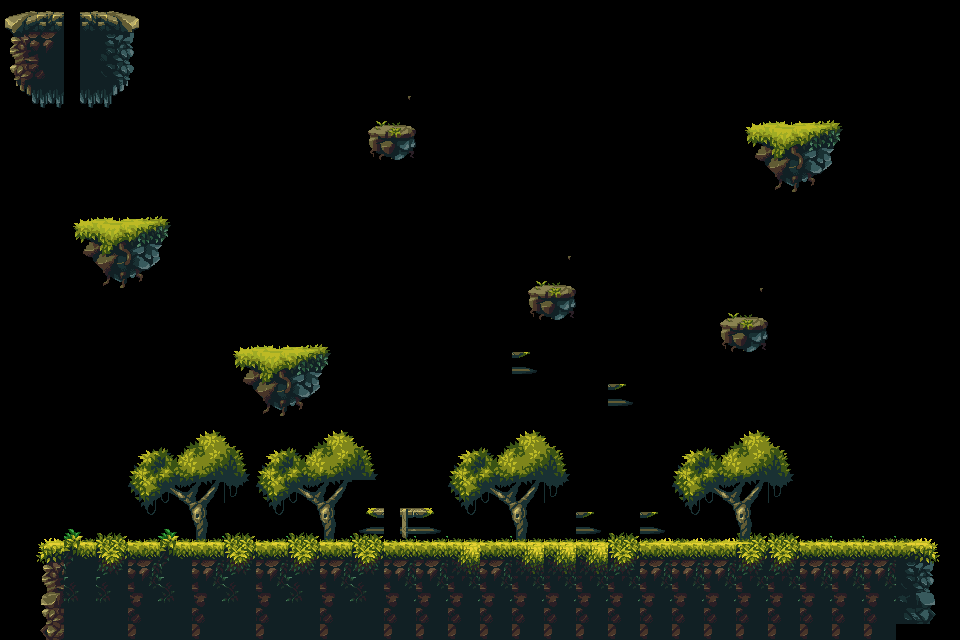

Rendered tile map (Tiled .tmx) drawn with the repository's tilesets; below, a short description and the full map source, tile grids included:
An orthogonal 30x20 tile map with 32x32 px tiles, 2 tile layers (1, 2).

<map version="1.10" tiledversion="1.10.2" orientation="orthogonal" renderorder="right-down" width="30" height="20" tilewidth="32" tileheight="32" infinite="0" nextlayerid="3" nextobjectid="1">
 <editorsettings>
  <export target="test_project..tmx" format="tmx" />
 </editorsettings>
 <tileset firstgid="1" source="tilesetset.tsx" />
 <layer id="1" name="1" width="30" height="20">
  <data encoding="csv">
0,0,0,0,0,0,0,0,0,0,0,0,0,0,0,0,0,0,0,0,0,0,0,0,0,0,0,0,0,0,
0,0,0,0,0,0,0,0,0,0,0,0,0,0,0,0,0,0,0,0,0,0,0,0,0,0,0,0,0,0,
0,0,0,0,0,0,0,0,0,0,0,0,0,0,0,0,0,0,0,0,0,0,0,0,0,0,0,0,0,0,
0,0,0,0,0,0,0,0,0,0,0,0,0,0,0,0,0,0,0,0,0,0,0,0,0,0,0,0,0,0,
0,0,0,0,0,0,0,0,0,0,0,0,0,0,0,0,0,0,0,0,0,0,0,0,0,0,0,0,0,0,
0,0,0,0,0,0,0,0,0,0,0,0,0,0,0,0,0,0,0,0,0,0,0,0,0,0,0,0,0,0,
0,0,0,0,0,0,0,0,0,0,0,0,0,0,0,0,0,0,0,0,0,0,0,0,0,0,0,0,0,0,
0,0,0,0,0,0,0,0,0,0,0,0,0,0,0,0,0,0,0,0,0,0,0,0,0,0,0,0,0,0,
0,0,0,0,0,0,0,0,0,0,0,0,0,0,0,0,0,0,0,0,0,0,0,0,0,0,0,0,0,0,
0,0,0,0,0,0,0,0,0,0,0,0,0,0,0,0,0,0,0,0,0,0,0,0,0,0,0,0,0,0,
0,0,0,0,0,0,0,0,0,0,0,0,0,0,0,0,0,0,0,0,0,0,0,0,0,0,0,0,0,0,
0,0,0,0,0,0,0,0,0,0,0,0,0,0,0,0,0,0,0,0,0,0,0,0,0,0,0,0,0,0,
0,0,0,0,0,0,0,0,0,0,0,0,0,0,0,0,0,0,0,0,0,0,0,0,0,0,0,0,0,0,
0,0,0,0,0,0,0,0,0,0,0,0,0,0,0,0,0,0,0,0,0,0,0,0,0,0,0,0,0,0,
0,0,0,0,0,0,0,0,0,0,0,0,0,0,0,0,0,0,0,0,0,0,0,0,0,0,0,0,0,0,
0,0,0,0,0,0,0,0,0,0,0,0,0,0,0,0,0,0,0,0,0,0,0,0,0,0,0,0,0,0,
0,147,149,154,148,149,148,154,148,154,148,154,148,148,152,148,152,152,152,154,162,162,162,154,154,148,148,148,162,163,
0,176,178,183,177,178,177,183,177,183,177,183,177,177,181,177,181,181,181,183,177,177,177,183,183,177,177,177,191,192,
0,205,207,207,206,207,206,207,206,207,206,207,206,206,206,206,206,206,206,206,206,206,206,206,206,206,206,206,220,221,
0,234,236,236,235,236,235,236,235,236,235,236,235,235,235,235,235,235,235,235,235,235,235,235,235,235,235,235,249,250
</data>
 </layer>
 <layer id="2" name="2" width="30" height="20">
  <data encoding="csv">
40,41,43,44,45,0,0,0,0,0,0,0,0,0,0,0,0,0,0,0,0,0,0,0,0,0,0,0,0,0,
69,70,72,73,74,0,0,0,0,0,0,0,0,0,0,0,0,0,0,0,0,0,0,0,0,0,0,0,0,0,
98,99,101,102,103,0,0,0,0,0,0,0,0,0,0,0,0,0,0,0,0,0,0,0,0,0,0,0,0,0,
127,128,130,131,132,0,0,0,0,0,0,89,90,0,0,0,0,0,0,0,0,0,0,2,3,4,5,0,0,0,
0,0,0,0,0,0,0,0,0,0,0,118,119,0,0,0,0,0,0,0,0,0,0,31,32,33,34,0,0,0,
0,0,0,0,0,0,0,0,0,0,0,0,0,0,0,0,0,0,0,0,0,0,0,60,61,62,63,0,0,0,
0,0,2,3,4,5,0,0,0,0,0,0,0,0,0,0,0,0,0,0,0,0,0,0,0,0,0,0,0,0,
0,0,31,32,33,34,0,0,0,0,0,0,0,0,0,0,0,0,0,0,0,0,0,0,0,0,0,0,0,0,
0,0,60,61,62,63,0,0,0,0,0,0,0,0,0,0,89,90,0,0,0,0,0,0,0,0,0,0,0,0,
0,0,0,0,0,0,0,0,0,0,0,0,0,0,0,0,118,119,0,0,0,0,89,90,0,0,0,0,0,0,
0,0,0,0,0,0,0,2,3,4,5,0,0,0,0,0,0,0,0,0,0,0,118,119,0,0,0,0,0,0,
0,0,0,0,0,0,0,31,32,33,34,0,0,0,0,0,197,0,0,0,0,0,0,0,0,0,0,0,0,0,
0,0,0,0,0,0,0,60,61,62,63,0,0,0,0,0,0,0,0,197,0,0,0,0,0,0,0,0,0,0,
0,0,0,0,36,37,38,39,36,37,38,39,0,0,36,37,38,39,0,0,0,36,37,38,39,0,0,0,0,0,
0,0,0,0,65,66,67,68,65,66,67,68,0,0,65,66,67,68,0,0,0,65,66,67,68,0,0,0,0,0,
0,0,0,0,94,95,96,97,94,95,96,164,167,168,94,95,96,97,0,0,0,94,95,96,97,0,0,0,0,0,
0,0,0,0,123,124,125,126,123,124,125,193,196,197,123,124,125,126,197,0,197,123,124,125,126,0,0,0,0,0,
0,0,0,0,0,0,0,0,0,0,0,0,0,0,0,0,0,0,0,0,0,0,0,0,0,0,0,0,0,0,
0,0,0,0,0,0,0,0,0,0,0,0,0,0,0,0,0,0,0,0,0,0,0,0,0,0,0,0,0,0,
0,0,0,0,0,0,0,0,0,0,0,0,0,0,0,0,0,0,0,0,0,0,0,0,0,0,0,0,0,0
</data>
 </layer>
</map>
